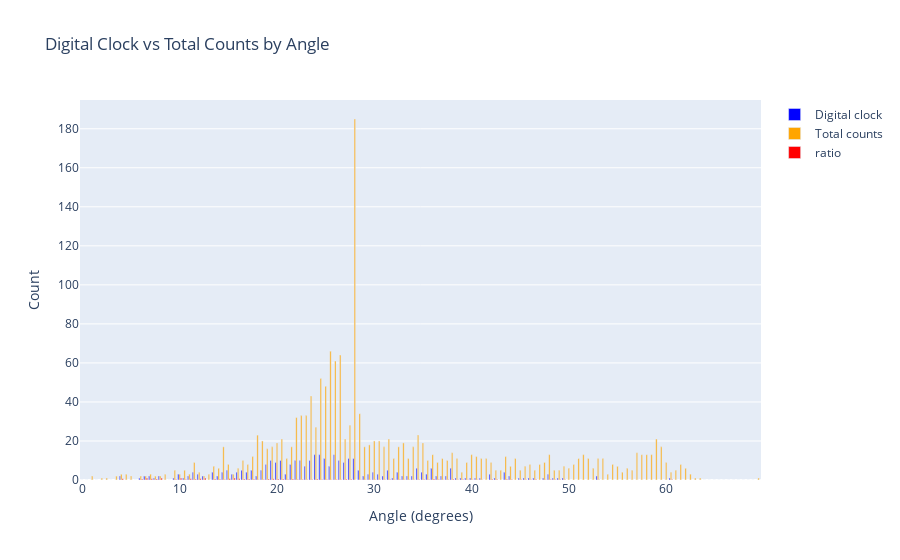

The notebook cell this image was saved under:
### Code cell
import numpy as np

import plotly.graph_objects as go
# Extract angles and labels from angle_vs_pred
angles = np.array([a for a, l in angle_vs_pred])
labels = np.array([l for a, l in angle_vs_pred])

# Define bins (e.g., every 10 degrees)
bins = np.arange(0, np.max(angles) + 0.5, 0.5)
digitals = []
totals = []

for i in range(len(bins)-1):
    mask = (angles >= bins[i]) & (angles < bins[i+1])
    digitals.append(np.sum(labels[mask] == 1))
    totals.append(np.sum(mask))


# Create a bar chart
fig = go.Figure(data=[
    go.Bar(x=bins[:-1], y=digitals, name='Digital clock', marker_color='blue'),
    go.Bar(x=bins[:-1], y=totals, name='Total counts', marker_color='orange'),
    go.Bar(x=bins[:-1], y=np.array(digitals)/np.array(totals), name='ratio', marker_color='red')

])
fig.update_layout(
    title='Digital Clock vs Total Counts by Angle',
    xaxis_title='Angle (degrees)',
    yaxis_title='Count',
    barmode='group'
)
fig.show()

### Figure 1 — Plotly figure (JSON) as saved in the notebook; plotly's stock layout.template omitted (floating-point values rounded to 4 significant figures; data arrays with more than 128 entries replaced by an {"elided": "..."} marker saying what was removed)
{"data": [{"marker": {"color": "blue"}, "name": "Digital clock", "type": "bar", "x": {"elided": "140 float values"}, "y": {"elided": "140 int values"}}, {"marker": {"color": "orange"}, "name": "Total counts", "type": "bar", "x": {"elided": "140 float values"}, "y": {"elided": "140 int values"}}, {"marker": {"color": "red"}, "name": "ratio", "type": "bar", "x": {"elided": "140 float values"}, "y": {"elided": "140 float values"}}], "layout": {"barmode": "group", "title": {"text": "Digital Clock vs Total Counts by Angle"}, "xaxis": {"title": {"text": "Angle (degrees)"}}, "yaxis": {"title": {"text": "Count"}}}}
